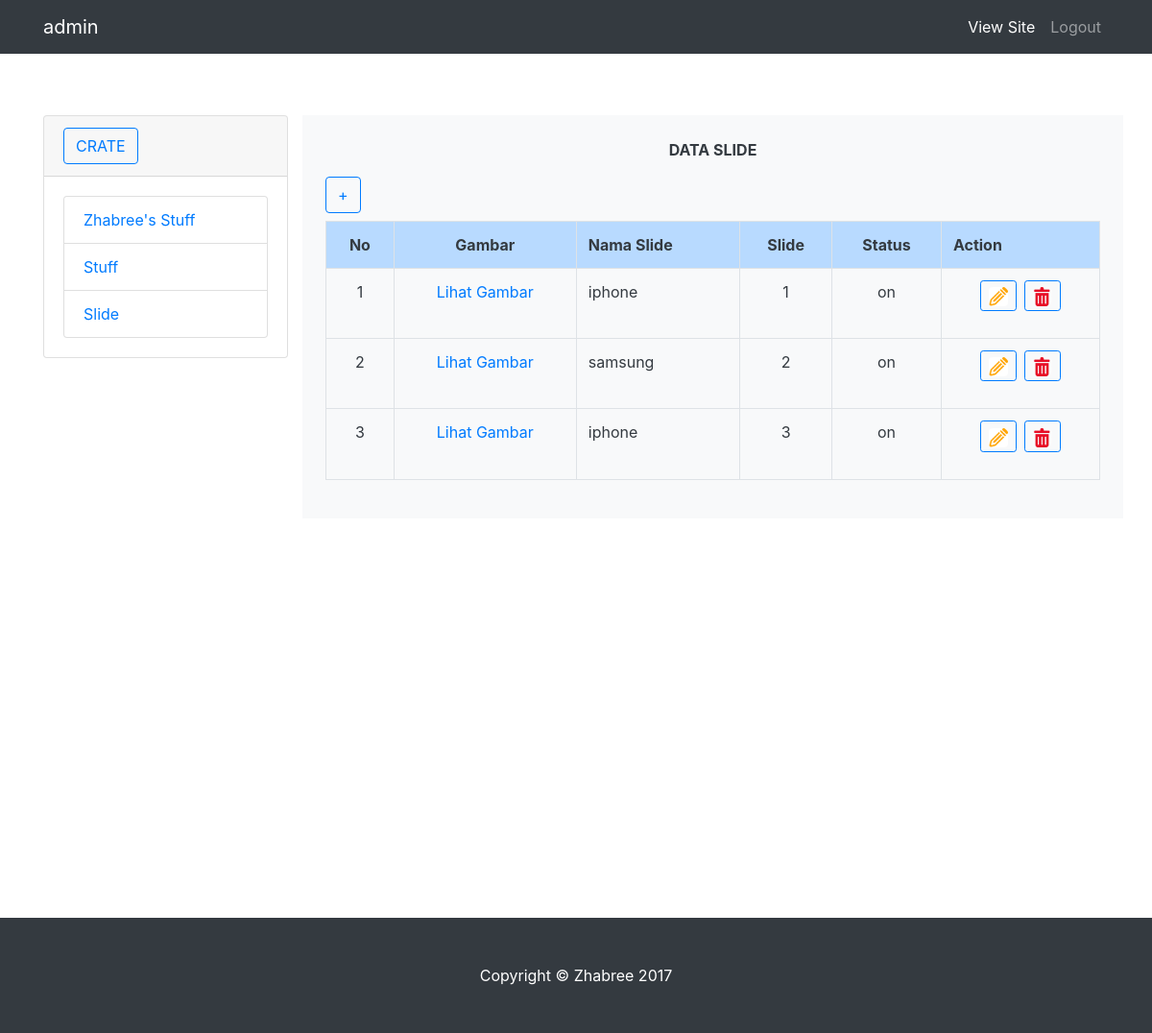
The page /dashboard/dashboard.php?menu=slide&action=list (signed in) on the database its author committed.
### tables this page shows
CREATE TABLE `slide` (
  `slide_id` int(11) NOT NULL,
  `nama_slide` varchar(300) NOT NULL,
  `slide` int(11) NOT NULL,
  `gambar_slide` varchar(300) NOT NULL,
  `status` enum('on','off') NOT NULL
);

### dashboard/slide/list.php (the view)
 <center><b>DATA SLIDE</b></center>
   <div class="mb-2 mt-3">
	<a class="btn btn-outline-primary" href="<?php echo URL."dashboard/dashboard.php?menu=slide&action=form" ?>">+</a>
	</div>
<?php
		$querySlide= mysqli_query($koneksi,"SELECT * FROM slide");
		if (mysqli_num_rows($querySlide) == 0) {
			echo "<b>MAAF DATA BELUM ADA</b>";
		}else{
			echo "<div class='table-responsive'>";
			echo "<table class='table table-bordered'>";
		    echo "<tr class='table-primary'>
		    			<th class='text-center'>No</th>
		    			<th class='text-center'>Gambar</th>
		    			<th class='text-left'>Nama Slide</th>
		    			<th class='text-center'>Slide</th>
		    			<th class='text-center'>Status</th>
		    			<th class='text-left'>Action</th>
		          </tr>";
		          $no=1;
		          while ($row=mysqli_fetch_assoc($querySlide)) {
		          	echo "<tr>
		          				<td class='text-center'>$no</td>
		          				<td class='text-center'>
<a href='' class='text-primary' data-toggle='modal' data-target='#$row[slide_id]'>
  Lihat Gambar
</a>
<div class='modal fade' id='$row[slide_id]' tabindex='-1' role='dialog' aria-labelledby='exampleModalCenterTitle' aria-hidden='true'>
  <div class='modal-dialog modal-dialog-centered' role='document'>
    <div class='modal-content'>
      <div class='modal-header'>
        <h5 class='modal-title' id='exampleModalCenterTitle'>$row[nama_slide]</h5>
        <button type='button' class='close' data-dismiss='modal' aria-label='Close'>
          <span aria-hidden='true'>&times;</span>
        </button>
      </div>
      <div class='modal-body'>
       <img src='".URL."img/slide/$row[gambar_slide]' class='img-fluid'>
      </div>
    </div>
  </div>
</div>
		          				</td>
		          				<td class='text-left'>$row[nama_slide]</td>
		          				<td class='text-center'>$row[slide]</td>
		          				<td class='text-center'>$row[status]</td>
		          				<td class='text-center'>
	      					       <p class='d-inline-flex mr-1'>
	                                 <a class='btn btn-outline-primary btn-sm' href='".URL."dashboard/dashboard.php?menu=slide&action=form&slide_id=$row[slide_id]' role='button'><img src='".URL."img/edit.png' class='rounded' style='width:20px;height:20px;'></a>
	                                </p>
	                                <p class='d-inline-flex'>
	                                 <a class='btn btn-outline-primary btn-sm' href='".URL."dashboard/slide/action.php?button=delete&slide_id=$row[slide_id]' role='button'><img src='".URL."img/delete.jpg' class='rounded' style='width:20px;height:20px;'></a>
	                                </p>
		          				</td>
		          	      </tr>";
		          	 $no++;
		          }
			echo "</table>";
			echo "</div>";
		}
?>

### dashboard/dashboard.php (shortened to what this page needs)
<?php
      $admin_id= isset($_SESSION['admin_id']) ? $_SESSION['admin_id'] : false;
      $menu= isset($_GET['menu']) ? $_GET['menu'] : false;
      $action= isset($_GET['action']) ? $_GET['action'] : false;
?>
<!DOCTYPE html>
<html lang="en">
  <head>
    <link href="<?php echo URL."css/bootstrap.min.css"; ?>" rel="stylesheet">
    <link href="<?php echo URL."css/shop-homepage.css"; ?>" rel="stylesheet">
  </head>
  <body>
    <nav class="navbar navbar-expand-lg navbar-dark bg-dark fixed-top">
        <div class="container">
        <a class="navbar-brand" href="#"><?php if ($admin_id) {
          echo $_SESSION['nama'];
        } ?></a>
        <div class="collapse navbar-collapse" id="navbarResponsive">
          <ul class="navbar-nav ml-auto">
            <li class="nav-item active">
              <a class="nav-link" href="<?php echo URL; ?>">View Site
              </a>
            </li>
            <li class="nav-item">
              <a class="nav-link" href="<?php echo URL."dashboard/logout.php"; ?>">Logout
              </a>
            </li>
          </ul>
        </div>
      </div>
    </nav>
    <div class="container mt-5">
      <div class="row">
        <div class="col-lg-3">
         <div class="accordion my-3" id="accordionExample">
          <div class="card">
            <div class="card-header" id="headingOne">
              <h5 class="mb-0">
                <button class="btn btn-outline-primary" type="button" data-toggle="collapse" data-target="#collapseOne" aria-expanded="true" aria-controls="collapseOne">
                  CRATE
                </button>
              </h5>
            </div>
            <div id="collapseOne" class="collapse show" aria-labelledby="headingOne" data-parent="#accordionExample">
              <div class="card-body">
                      <div class="list-group">
                        <a href="<?php echo URL."dashboard/dashboard.php?menu=kategori&action=list"; ?>" class="list-group-item">Zhabree's Stuff</a>
                        <a href="<?php echo URL."dashboard/dashboard.php?menu=barang&action=list"; ?>"" class="list-group-item">Stuff</a>
                        <a href="<?php echo URL."dashboard/dashboard.php?menu=slide&action=list"; ?>"" class="list-group-item">Slide</a>
                      </div>
              </div>
            </div>
          </div>
        </div>
        </div>
        <div class="col-lg-9 p-4 my-3 bg-light text-dark">
         <?php
                $datamenu= "../dashboard/$menu/$action.php";
                if (file_exists($datamenu)) {
                       include_once($datamenu);
                }else{
                      echo "<b>HALAMAN YANG ANDA CARI TIDAK ADA</b>";
                }
         ?>
        </div>
      </div>
    </div>
    <footer class="py-5 bg-dark" style="margin-top: 400px">
      <div class="container">
        <p class="m-0 text-center text-white">Copyright &copy; Zhabree 2017</p>
      </div>
    </footer>
  </body>
</html>

### css/shop-homepage.css (style rules this page uses)
body { padding-top: 54px; }
@media (min-width: 992px) { body { padding-top: 56px; } }

### rows shown on the page
slide: nama_slide "iphone", slide "1", status "on"
slide: nama_slide "samsung", slide "2", status "on"
slide: nama_slide "iphone", slide "3", status "on"

### other values the page prints
$_SESSION['nama'] "admin"
